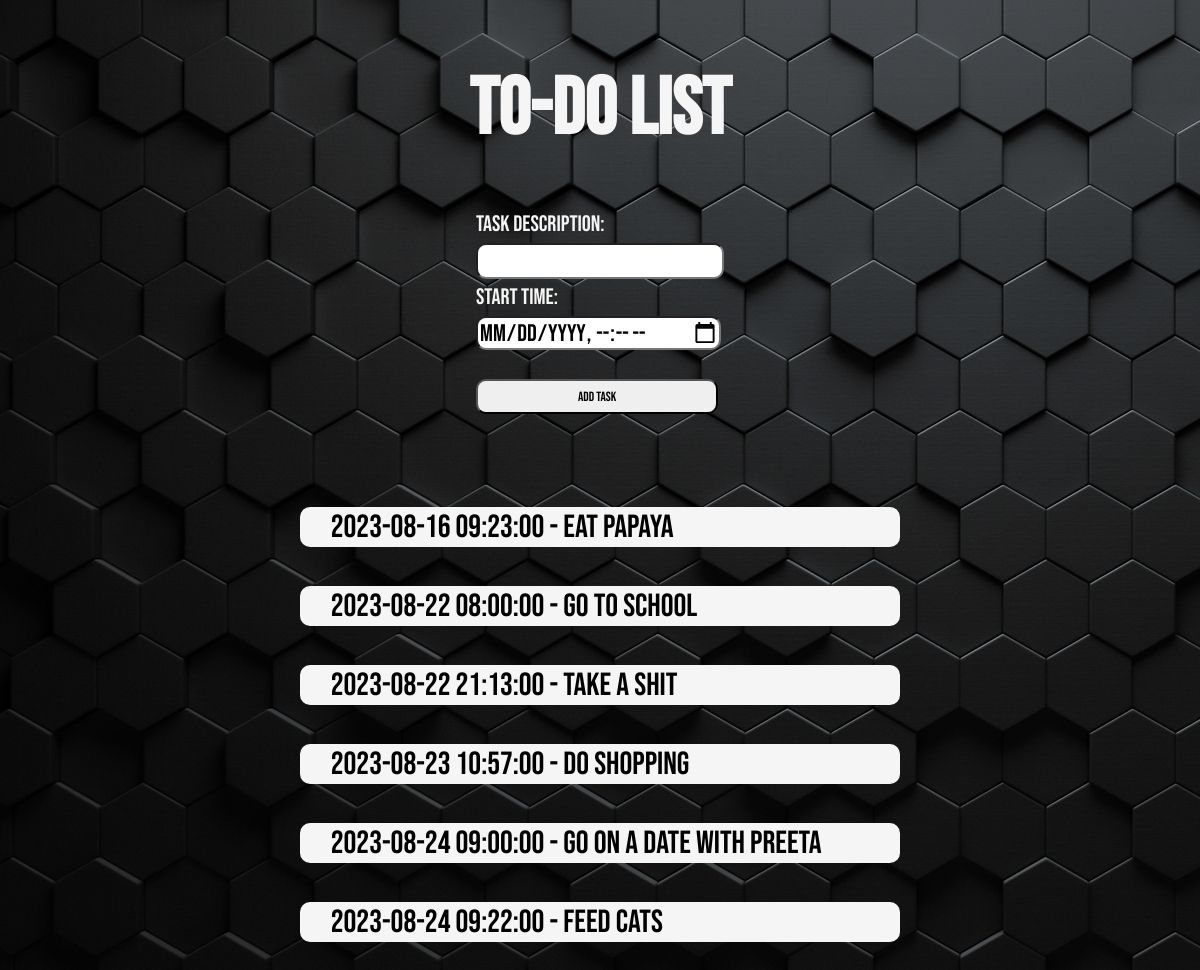
The page / on the database its author committed.
### tables this page shows
CREATE TABLE `tasks` (
  `id` int(11) NOT NULL,
  `description` varchar(100) NOT NULL,
  `start_time` datetime NOT NULL
);

### get_task.php (the view, shortened to what this page needs)
<?php
$conn = new mysqli("localhost", "root", "", "todoDatabase");
$sql = "SELECT * FROM tasks ORDER BY start_time ASC";
$result = $conn->query($sql);
if ($result->num_rows > 0) {
    while ($row = $result->fetch_assoc()) {
        echo "<p>" . "&nbsp" . "&nbsp" . "&nbsp" . "&nbsp" . "&nbsp" . "&nbsp" .  $row["start_time"] . " - " . $row["description"] . "</p><br>";
    }
} else {
    echo "No tasks found.";
}
?>

### index.php (shortened to what this page needs)
<!DOCTYPE html>
<html>
<head>
    <link rel="stylesheet" href="style.css">
</head>
<body>
    <div class="inpt">
        <h1>To-Do List</h1>
        <form id="todo-form">
            <label for="description">Task Description:</label>
            <br>
            <input type="text" id="description" required>
            <br>
            <label for="start-time">Start Time:</label>
            <br>
            <input type="datetime-local" id="start-time" required>
            <br>
            <br>
            <button type="submit">Add Task</button>
        </form>
    </div>
    <br>
    <br>
    <div id="task-list" class="task-list">
        <?php include "get_task.php"; ?>
    </div>
</body>
</html>

### style.css (style rules this page uses)
* { font-family: "Bebas Neue", sans-serif; }
.inpt { display: flex; align-items: center; justify-content: center; flex-direction: column; }
.inpt label { margin: 5px; font-size: 1.4rem; color: whitesmoke; }
.inpt input { margin: 5px; width: 20vw; height: 30px; border-radius: 10px; font-size: 1.5rem; }
.inpt button { margin: 5px; width: 20.2vw; height: 35px; border-radius: 10px; }
.task-list p { margin: 10px; width: 50vw; height: 40px; border-radius: 10px; font-size: 2rem; display: flex; align-items: normal; justify-content: center; flex-direction: column; background-color: whitesmoke; }
.task-list { margin: 20px; padding: 20px; display: flex; align-items: center; justify-content: space-between; flex-direction: column; width: 50vw; }
body { display: flex; align-items: center; justify-content: center; flex-direction: column; background-image: url(bgbg2.jpg); }
h1 { font-size: 5rem; color: whitesmoke; }

### rows shown on the page
tasks: start_time "2023-08-16 09:23:00", description "Eat Papaya"
tasks: start_time "2023-08-22 08:00:00", description "Go to school"
tasks: start_time "2023-08-22 21:13:00", description "Take a shit"
tasks: start_time "2023-08-23 10:57:00", description "Do Shopping"
tasks: start_time "2023-08-24 09:00:00", description "Go on a date with Preeta"
tasks: start_time "2023-08-24 09:22:00", description "feed cats"
